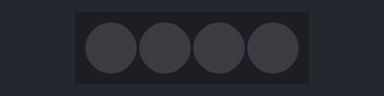
Recording of a sketch running on a simulated Arduino Uno, built with avr-gcc and run on an emulated ATmega328P. Parts: 4 RGB LEDs in strip order, left to right. The strip is taken to match the declared colour order.

Above: at 0.15 s.
At 5.01 s:
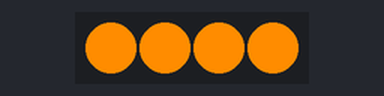
At 9.87 s:
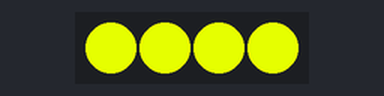
At 19.91 s:
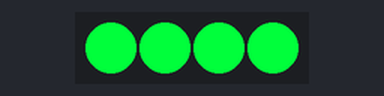
At 29.63 s:
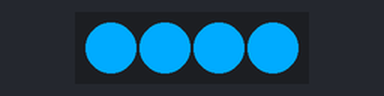
At 39.66 s:
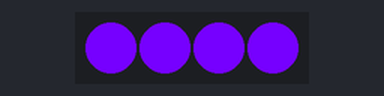
Timing chart, 0 to 40.0 s (numbered marks = the images above):
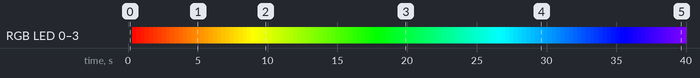

The sketch:

neopixel_strip.ino
```cpp
#include <Adafruit_NeoPixel.h>
#include <stdint.h>

template<class T, size_t N>
constexpr size_t size(T (&)[N]) { return N; }


namespace strip {
  constexpr int pin = 6;
  constexpr int count = 4;
  Adafruit_NeoPixel s(count, pin, NEO_BGR + NEO_KHZ800);
}
namespace colors {
  // A list of the built-in HTML colours
  // This list is incomplete; you can help by expanding it.
  uint32_t ts(uint32_t rgb) {
    uint32_t r = (0xFF0000 & rgb) >> 16;
    uint32_t g = (0x00FF00 & rgb) >> 8;
    uint32_t b =  0x0000FF & rgb;
    return strip::s.Color(r, g, b);
  }
  uint32_t black   = ts(0x000000);
  uint32_t silver  = ts(0xc0c0c0);
  uint32_t gray    = ts(0x808080);
  uint32_t white   = ts(0xffffff);
  uint32_t maroon  = ts(0x800000);
  uint32_t red     = ts(0xff0000);
  uint32_t purple  = ts(0x800080);
  uint32_t fuchsia = ts(0xff00ff);
  uint32_t green   = ts(0x008000);
  uint32_t lime    = ts(0x00ff00);
  uint32_t olive   = ts(0x808000);
  uint32_t yellow  = ts(0xffff00);
  uint32_t navy    = ts(0x000080);
  uint32_t blue    = ts(0x0000ff);
  uint32_t teal    = ts(0x008080);
  uint32_t aqua    = ts(0x00ffff);
  uint32_t orange  = ts(0xffa500);
  uint32_t all[] = {
    black,   // 1
    silver,  // 2
    gray,    // 3
    white,   // 4
    maroon,  // 5
    red,     // 6
    purple,  // 7
    fuchsia, // 8
    green,   // 9
    lime,    // 10
    olive,   // 11
    yellow,  // 12
    navy,    // 13
    blue,    // 14
    teal,    // 15
    aqua,    // 16
    orange   // 17
  };
  constexpr int count = 17;
}


// A helper function that causes the colors to transition once to a fixed color.
void base_program_h(int t, uint32_t color) {
  using namespace strip;
  for (int i = 0; i < count; i++) {
    s.setPixelColor(i, color);
    delay(t);
    s.show();
  }
}

// A variant of the base program that gets the colors from an array.
// Waits t seconds before changing to the next color
// col[] is the set of colors.
template<int t, uint32_t col[], int c>
void base_program_a() {
  using namespace strip;
  for (int i = 0; i < c; i++) {
    base_program_h(t, col[i]);
  }
}

namespace base_program_hue {
  uint16_t hue;
  // A variant of the base program that gets the colors by incrementing the hue
  // in an HSV color
  template<uint16_t step, uint8_t saturation, uint8_t value, int t>
  void func() {
    hue += step;
    base_program_h(t, strip::s.ColorHSV(hue, saturation, value));
  }
}

void clear_strip() {
  using namespace strip;
  for (int i = 0; i < count; i++)
    s.setPixelColor(i, 0, 0, 0);
  s.show();
}

// This function should return whether the program should be changed
bool changeEvent() {
  if (Serial.available())
    return Serial.read() == '\n';
}

void setup() {
  // put your setup code here, to run once:
  Serial.begin(9600);
  strip::s.begin();
  strip::s.show();
}

typedef void(*Program)();

constexpr Program progs[] = {
  //base_program_a<50, colors::all, colors::count>,
  base_program_hue::func<125, 255, 255, 25>
};
size_t idx = 0;
constexpr size_t pr_count = size(progs);
void loop() {
  // put your main code here, to run repeatedly:
  if (changeEvent()) {
    idx += 1;
    idx %= pr_count;
  }
  progs[idx]();
}
```

Measured:
- by itself, RGB LED 0–3: off → RGB(255, 9, 0) at 0.30 s, → RGB(255, 18, 0) 0.30 s later, → RGB(255, 26, 0) 0.30 s later, → RGB(255, 35, 0) 0.30 s later, … (131 changes in this stretch)
